Frame 1 (no input): blank canvas, image omitted
Frame 60 (the mouse pressed at the canvas centre just before this capture): blank canvas, image omitted
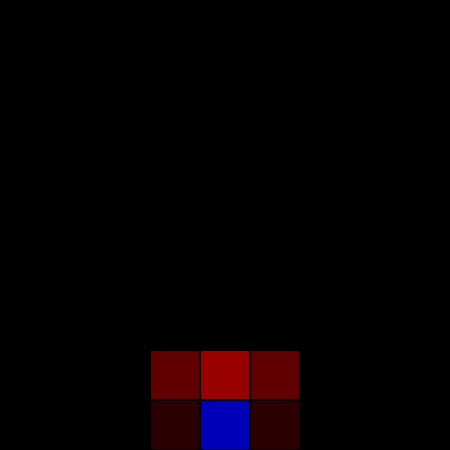
Frame 120 (the mouse held since frame 60 and released just before this capture)

The Processing sketch whose frames 1 and 60 were blank and that drew this single picture after the mouse press (run headless with seeded random() and noise(); from frame 60 on, the mouse is pressed at the canvas centre):

// Processing sketch: processing_77265
// ── processing_77265.pde

void setup() {
  size(450, 450);
  background(0);
  frameRate(60);
}
float[][] world = {
  {
    0, 0, 0, 0, 0, 0, 0, 0, 0, 0
  }
  , {
    0, 0, 0, 0, 0, 0, 0, 0, 0, 0
  }
  , {
    0, 0, 0, 0, 0, 0, 0, 0, 0, 0
  }
  , {
    0, 0, 0, 0, 0, 0, 0, 0, 0, 0
  }
  , {
    0, 0, 0, 0, 0, 0, 0, 0, 0, 0
  }
  , {
    0, 0, 0, 0, 0, 0, 0, 0, 0, 0
  }
  , {
    0, 0, 0, 0, 0, 0, 0, 0, 0, 0
  }
  , {
    0, 0, 0, 0, 0, 0, 0, 0, 0, 0
  }
  , {
    0, 0, 0, 0, 0, 0, 0, 0, 0, 0
  }
  , {
    0, 0, 0, 0, 0, 0, 0, 0, 0, 0
  }
};
int x = 9;
int y = 9;
void draw() {
  float[][] new_world = {
    {
      0, 0, 0, 0, 0, 0, 0, 0, 0, 0
    }
    , {
      0, 0, 0, 0, 0, 0, 0, 0, 0, 0
    }
    , {
      0, 0, 0, 0, 0, 0, 0, 0, 0, 0
    }
    , {
      0, 0, 0, 0, 0, 0, 0, 0, 0, 0
    }
    , {
      0, 0, 0, 0, 0, 0, 0, 0, 0, 0
    }
    , {
      0, 0, 0, 0, 0, 0, 0, 0, 0, 0
    }
    , {
      0, 0, 0, 0, 0, 0, 0, 0, 0, 0
    }
    , {
      0, 0, 0, 0, 0, 0, 0, 0, 0, 0
    }
    , {
      0, 0, 0, 0, 0, 0, 0, 0, 0, 0
    }
    , {
      0, 0, 0, 0, 0, 0, 0, 0, 0, 0
    }
  };
  for (int X = 0; X < x; X+=1) {
    for (int Y = 0; Y < y; Y+=1) {
      if (X == 0 && Y == 0) {
        new_world[X][Y]= ((0.99*world[X][Y])+(0.0012*world[X][Y+1])+(0.0016*world[X+1][Y+1])+(0.0020*world[X+1][Y]));
      } 
      else if (X == 0 && Y == y) {
        new_world[X][Y]= ((0.99*world[X][Y])+(0.0020*world[X+1][Y])+(0.0016*world[X+1][Y-1])+(0.0012*world[X][Y-1]));
      } 
      else if (X == x && Y == y) {
        new_world[X][Y]= ((0.99*world[X][Y])+(0.0012*world[X][Y-1])+(0.0008*world[X-1][Y-1])+(0.0008*world[X-1][Y]));
      } 
      else if (X == x && Y == 0) {
        new_world[X][Y]= ((0.99*world[X][Y])+(0.0008*world[X-1][Y])+(0.0008*world[X-1][Y+1])+(0.0012*world[X][Y+1]));
      } 
      else if (X == 0) {
        new_world[X][Y]= ((0.99*world[X][Y])+(0.0012*world[X][Y+1])+(0.0016*world[X+1][Y+1])+(0.0020*world[X+1][Y])+(0.0016*world[X+1][Y-1])+(0.0012*world[X][Y-1]));
      } 
      else if (Y == y) {
        new_world[X][Y]= ((0.99*world[X][Y])+(0.0020*world[X+1][Y])+(0.0016*world[X+1][Y-1])+(0.0012*world[X][Y-1])+(0.0008*world[X-1][Y-1])+(0.0008*world[X-1][Y]));
      } 
      else if (X == x) {
        new_world[X][Y]= ((0.99*world[X][Y])+(0.0012*world[X][Y-1])+(0.0008*world[X-1][Y-1])+(0.0008*world[X-1][Y])+(0.0008*world[X-1][Y+1])+(0.0012*world[X][Y+1]));
      } 
      else if (Y == 0) {
        new_world[X][Y]= ((0.99*world[X][Y])+(0.0008*world[X-1][Y])+(0.0008*world[X-1][Y+1])+(0.0012*world[X][Y+1])+(0.0016*world[X+1][Y+1])+(0.0020*world[X+1][Y]));
      } 
      else {
        new_world[X][Y]= ((0.99*world[X][Y])+(0.0008*world[X-1][Y])+(0.0008*world[X-1][Y+1])+(0.0012*world[X][Y+1])+(0.0016*world[X+1][Y+1])+(0.0020*world[X+1][Y])+(0.0016*world[X+1][Y-1])+(0.0012*world[X][Y-1])+(0.0008*world[X-1][Y-1]));
      }
    }
  }

  background(0);
  world = new_world;
  world[8][4]= world[8][4]+16;
  for (int X = 0; X < x; X+=1) {
    for (int Y = 0; Y < y; Y+=1) {
      if (int(world[Y][X])<50) 
      {
        fill(0);
        rect(50*X, 50*Y, 49, 49);
      } 
      else if (int(world[Y][X])<150) 
      {
        fill((int(256/100)*(world[Y][X]-50)), 0, 0);
        rect(50*X, 50*Y, 49, 49);
      } 
      else if (int(world[Y][X])<350) 
      {
        fill(255, (int(256/200)*(world[Y][X]-150)), 0);
        rect(50*X, 50*Y, 49, 49);
      } 
      else if (int(world[Y][X])<950) 
      {
        fill(256-(int(256/150)*(world[Y][X]-350)), 256-(int(256/150)*(world[Y][X]-350)), 0);
        rect(50*X, 50*Y, 49, 49);
      }     else if (int(world[Y][X])<3750) 
      {
        fill(0, 0, (int(256/250)*(world[Y][X]-950)));
        rect(50*X, 50*Y, 49, 49);
      }
      //fill(0);
      //text(str(world[Y][X]), 50*X, 50*Y, 40, 40);
    }
  }
} 
